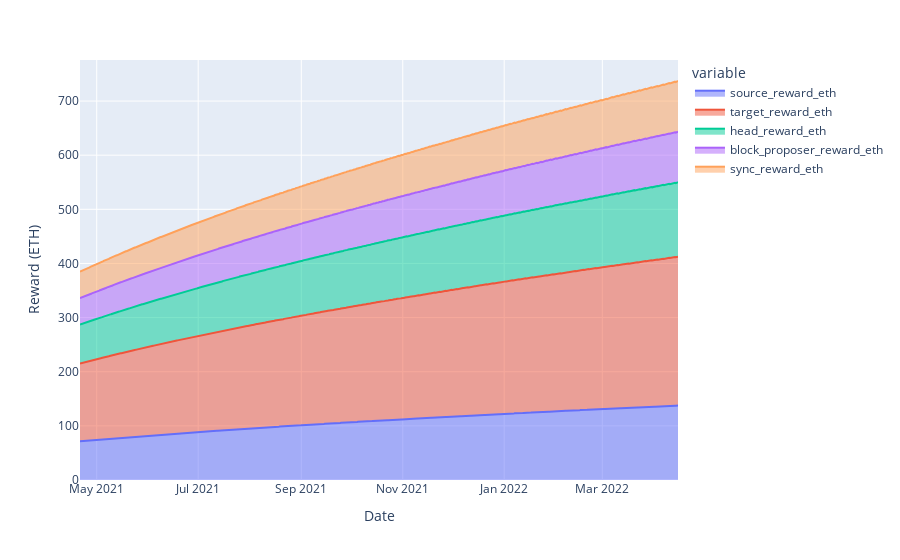

Source (notebook cell):
### Code cell
visualizations.plot_validator_rewards(df)

### Figure 1 — Plotly figure (JSON) as saved in the notebook; plotly's stock layout.template omitted (floating-point values rounded to 4 significant figures; data arrays with more than 128 entries replaced by an {"elided": "..."} marker saying what was removed)
{"data": [{"hovertemplate": "variable=source_reward_eth<br>Date=%{x}<br>Reward (ETH)=%{y}<extra></extra>", "legendgroup": "source_reward_eth", "line": {"color": "#636efa"}, "mode": "lines", "name": "source_reward_eth", "orientation": "v", "showlegend": true, "stackgroup": "1", "type": "scatter", "x": {"elided": "810 str values"}, "xaxis": "x", "y": {"elided": "810 float values"}, "yaxis": "y"}, {"hovertemplate": "variable=target_reward_eth<br>Date=%{x}<br>Reward (ETH)=%{y}<extra></extra>", "legendgroup": "target_reward_eth", "line": {"color": "#EF553B"}, "mode": "lines", "name": "target_reward_eth", "orientation": "v", "showlegend": true, "stackgroup": "1", "type": "scatter", "x": {"elided": "810 str values"}, "xaxis": "x", "y": {"elided": "810 float values"}, "yaxis": "y"}, {"hovertemplate": "variable=head_reward_eth<br>Date=%{x}<br>Reward (ETH)=%{y}<extra></extra>", "legendgroup": "head_reward_eth", "line": {"color": "#00cc96"}, "mode": "lines", "name": "head_reward_eth", "orientation": "v", "showlegend": true, "stackgroup": "1", "type": "scatter", "x": {"elided": "810 str values"}, "xaxis": "x", "y": {"elided": "810 float values"}, "yaxis": "y"}, {"hovertemplate": "variable=block_proposer_reward_eth<br>Date=%{x}<br>Reward (ETH)=%{y}<extra></extra>", "legendgroup": "block_proposer_reward_eth", "line": {"color": "#ab63fa"}, "mode": "lines", "name": "block_proposer_reward_eth", "orientation": "v", "showlegend": true, "stackgroup": "1", "type": "scatter", "x": {"elided": "810 str values"}, "xaxis": "x", "y": {"elided": "810 float values"}, "yaxis": "y"}, {"hovertemplate": "variable=sync_reward_eth<br>Date=%{x}<br>Reward (ETH)=%{y}<extra></extra>", "legendgroup": "sync_reward_eth", "line": {"color": "#FFA15A"}, "mode": "lines", "name": "sync_reward_eth", "orientation": "v", "showlegend": true, "stackgroup": "1", "type": "scatter", "x": {"elided": "810 str values"}, "xaxis": "x", "y": {"elided": "810 float values"}, "yaxis": "y"}], "layout": {"autosize": true, "legend": {"title": {"text": "variable"}, "tracegroupgap": 0}, "margin": {"t": 60}, "xaxis": {"anchor": "y", "autorange": true, "domain": [0, 1], "range": ["2021-04-20 22:41:02.4077", "2022-04-15 12:01:02.4077"], "title": {"text": "Date"}, "type": "date"}, "yaxis": {"anchor": "x", "autorange": true, "domain": [0, 1], "range": [0, 775.8], "title": {"text": "Reward (ETH)"}, "type": "linear"}}}
